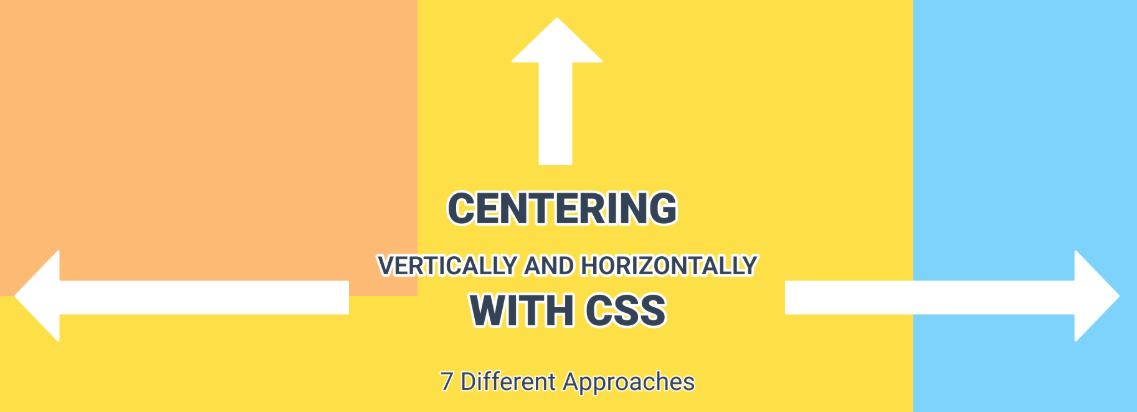
#> input picture assets/centerdiv.jpg, 1137 x 412 px
$ python tutorial2.py
#> lines starting #> are read from the running program, lines starting #| are printed output that depends on the picture; after the words box and inside, x2 and y2 are one past the last pixel; in counts of white or black regions, pixels touching at a corner belong together
import cv2
import random

img = cv2.imread('assets/centerdiv.jpg', 1)
#> img is the input picture: shape (412, 1137, 3); mean B, G, R 131.5, 211.1, 225.3
print(img)
#> (printed output is left out)

for i in range(100):
    for j in range(img.shape[0]):
        img[i][j] = [random.randint(0,255),random.randint(0,255),random.randint(0,255)]
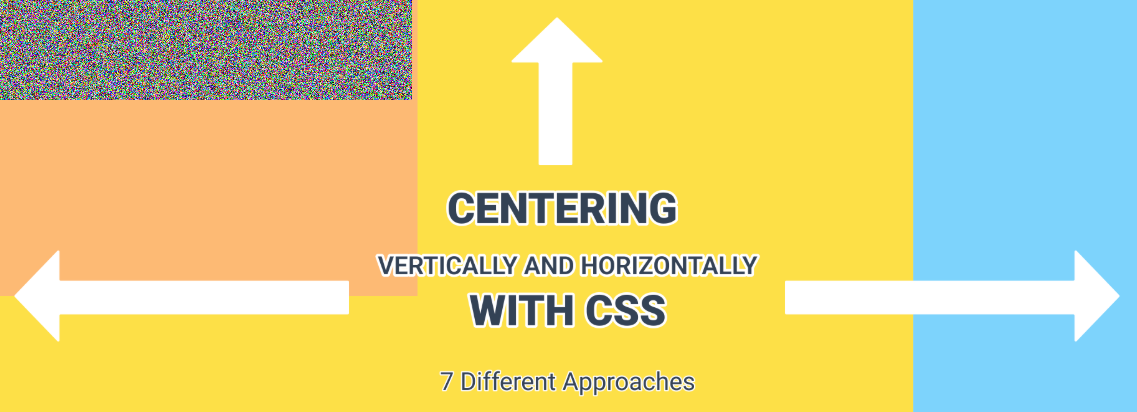
#> img: shape (412, 1137, 3); 8.8% of pixels changed, all inside (x1, y1, x2, y2) = (0, 0, 412, 100)

cv2.imwrite('new_img2.jpg', img)
cv2.imshow('Image', img)
cv2.waitKey(0)
cv2.destroyAllWindows()

	# •	Loads an image (centerdiv.jpg) in color mode (1).
	# •	Prints the image matrix and its shape.
	# •	Alters the first 100 rows of every column by filling each pixel with random RGB values.
	# •	Saves the new image as new_img2.jpg.
	# •	Displays the modified image in a window.

import cv2
import random

img = cv2.imread('assets/centerdiv.jpg', 1)
print(img)
#> (printed output is left out)
height, width, _ = img.shape
#> height = 412; width = 1137

for i in range(height-100, height):
    for j in range(width):
        img[i][j] = [random.randint(0,255),random.randint(0,255),random.randint(0,255)]
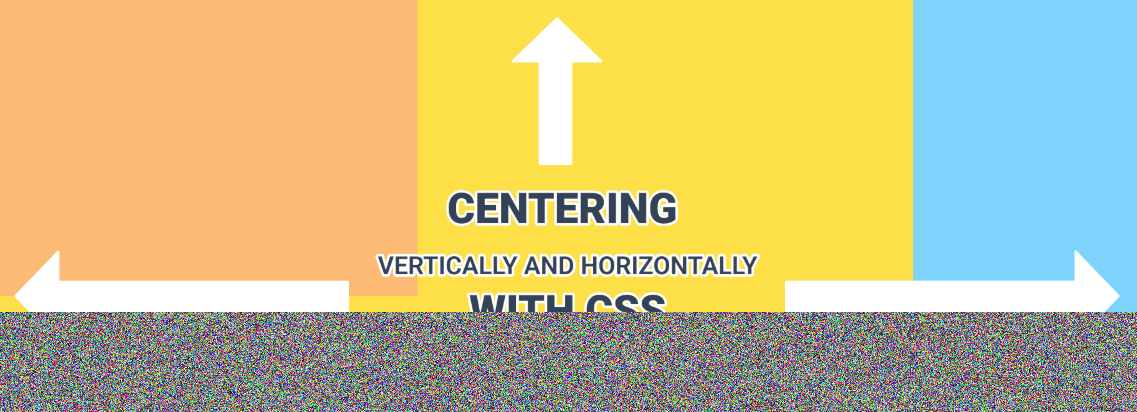
#> img: shape (412, 1137, 3); mean B, G, R 134.9, 188.8, 201.9

cv2.imwrite('new_img2.jpg', img)
cv2.imshow('Image', img)
cv2.waitKey(0)
cv2.destroyAllWindows()

	# •	height - 100 to height: selects the bottom 100 rows.
	# •	j in range(width): loops through all pixels in each row.
	# •	img[i][j] = [B, G, R]: assigns random color to each pixel.
